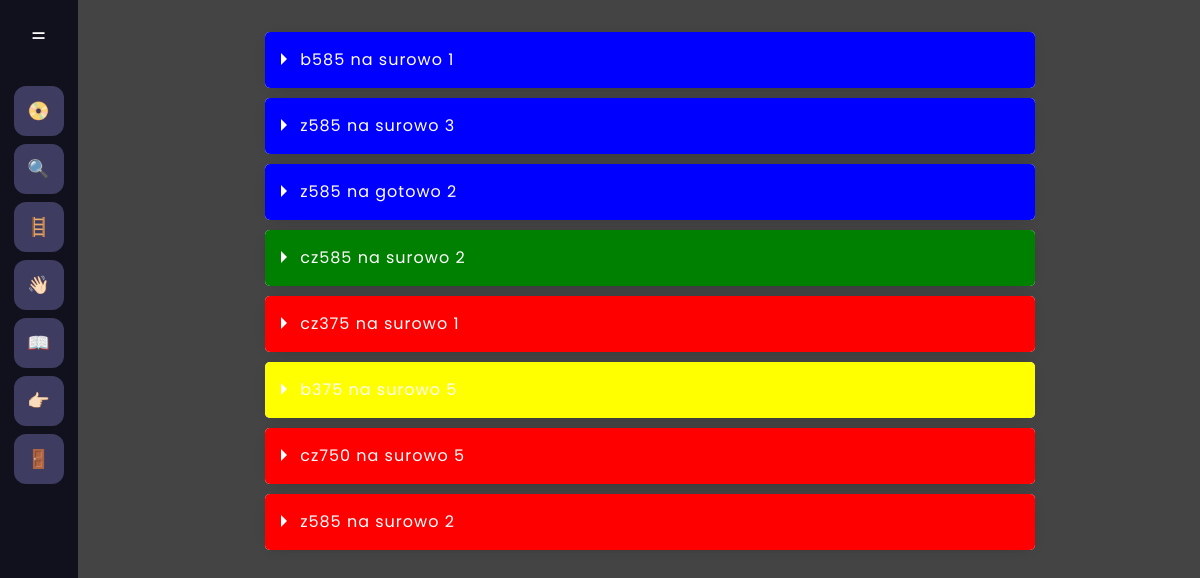
/description-required (signed in), run on the app's committed database.
### app.py (models this page shows, shortened)
class GoFutureTable(db.Model):
    id = db.Column(db.Integer, primary_key=True)
    place = db.Column(db.String(200), nullable=False, default='f')
    date = db.Column(db.String(200), nullable=False)
    type = db.Column(db.String(200), nullable=False)
    gold_color_type = db.Column(db.String(200), nullable=False)
    order_id = db.Column(db.String(200), nullable=False)
    pipe = db.Column(db.String(200), nullable=True)
    program = db.Column(db.String(200), nullable=True)
    r50 = db.Column(db.Float, nullable=False)
    r51 = db.Column(db.Float, nullable=False)
    r52 = db.Column(db.Float, nullable=False)
    r60 = db.Column(db.Float, nullable=False)
    r40 = db.Column(db.Float, nullable=False)
    r61 = db.Column(db.Float, nullable=False)
    r41 = db.Column(db.Float, nullable=False)
    r20 = db.Column(db.Float, nullable=False)
    p1 = db.Column(db.Float, nullable=False)
    p2 = db.Column(db.Float, nullable=False)
    p3 = db.Column(db.Float, nullable=False)
    p5 = db.Column(db.Float, nullable=False)
    code = db.Column(db.String(10000), nullable=False)
    date_created = db.Column(db.DateTime, default=datetime.utcnow)

### app.py (the view)
        def wrapper(*args, **kwargs):
            if role in session.get('role', 'brak'):
                print("username:", session.get("username", "logged out"))
                print("role:", session.get("role", "brak"))
                return original_function(*args, **kwargs)
            else:
                return redirect(url_for('login'))

### app.py (called while the page is built)
def access_required(role):
    def decorator_function(original_function):
        def wrapper(*args, **kwargs):
            if role in session.get('role', 'brak'):
                print("username:", session.get("username", "logged out"))
                print("role:", session.get("role", "brak"))
                return original_function(*args, **kwargs)
            else:
                return redirect(url_for('login'))
        wrapper.__name__ = original_function.__name__
        return wrapper
    return decorator_function

### templates/description-required.html (shortened to what this page needs)
{% extends 'gofuture_base.html' %}
{% block body %}
    {% for type in kolory_proby %}
        {% set position_of_space = type.index(" ") %}
        {% set position_of_greater = type.index(">") %}
        {% set type_gold = type[:position_of_space] %}
        {% set type_arkusz = type[position_of_space + 1:position_of_greater-1] %}
        {% set date = type[position_of_greater + 1:] %}
        <details>
        <summary style="background:{{ date }}; "> {{ type_gold }} {{ type_arkusz }}
            {{ loop.cycle ( count_list[loop.index0] ) }}
        </summary>
        </details>
    {% endfor %}
{% endblock %}

### static/main.css (style rules this page uses)
* { font-style: normal; margin: 0; padding: 0; box-sizing: border-box; font-family: "Poppins" , sans-serif; }
details { width: 70%; margin: 0 auto ; margin-top: 10px; background: white; margin-bottom: .5rem; box-shadow: 0 .1rem 1rem -.5rem rgba(0,0,0,.4); border-radius: 5px; overflow: hidden; }
summary { color: white; padding: 1rem; display: block; padding-left: 2.2rem; position: relative; cursor: pointer; }
summary:before { content: ''; border-width: .4rem; border-style: solid; border-color: transparent transparent transparent #fff; position: absolute; top: 1.3rem; left: 1rem; transform: rotate(0); transform-origin: .2rem 50%; transition: .25s transform ease; }
body { background: #444; font-family: sans-serif; line-height: 1.5; letter-spacing: 1px; margin-top: 2rem; margin-bottom: 6rem; }

### data on the page
GoFutureTable: gold_color_type "b585", type "na surowo"
GoFutureTable: gold_color_type "cz375", type "na surowo"

### other printed values
{{ type_gold }} "z585" "z585" "cz585" "b375" "cz750" "z585"
{{ type_arkusz }} "na surowo" "na gotowo" "na surowo" "na surowo" "na surowo" "na surowo"
